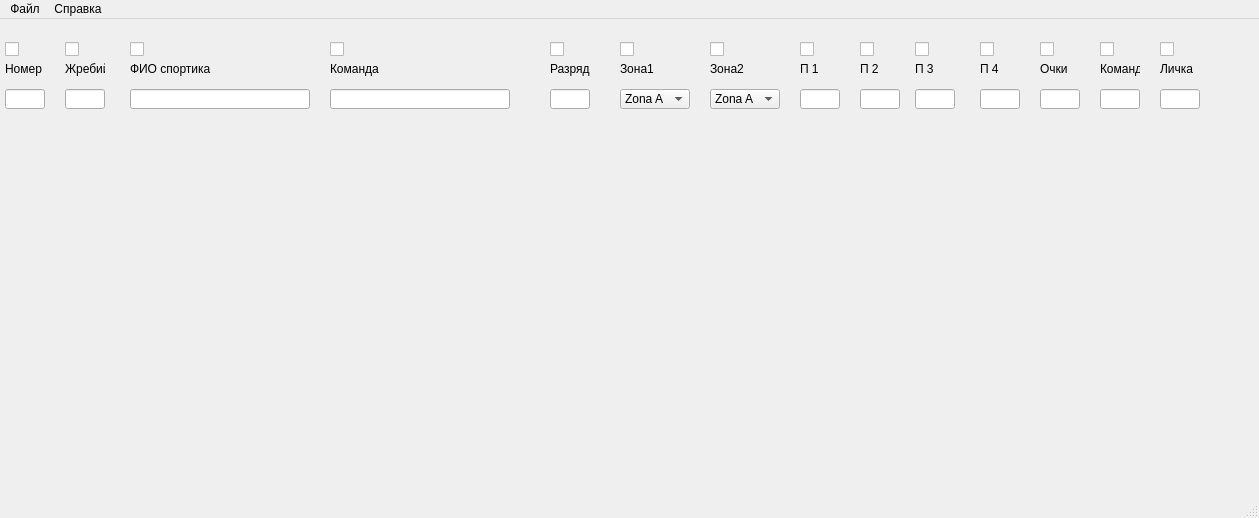
<?xml version="1.0" encoding="UTF-8"?>
<ui version="4.0">
 <class>MainWindow</class>
 <widget class="QMainWindow" name="MainWindow">
  <property name="geometry">
   <rect>
    <x>0</x>
    <y>0</y>
    <width>1259</width>
    <height>518</height>
   </rect>
  </property>
  <property name="windowTitle">
   <string>MainWindow</string>
  </property>
  <widget class="QWidget" name="centralwidget">
   <widget class="QLineEdit" name="Sportik_number_">
    <property name="geometry">
     <rect>
      <x>5</x>
      <y>70</y>
      <width>40</width>
      <height>20</height>
     </rect>
    </property>
   </widget>
   <widget class="QLineEdit" name="Sportik_fio_">
    <property name="geometry">
     <rect>
      <x>130</x>
      <y>70</y>
      <width>180</width>
      <height>20</height>
     </rect>
    </property>
   </widget>
   <widget class="QLineEdit" name="Sportik_period1_">
    <property name="geometry">
     <rect>
      <x>800</x>
      <y>70</y>
      <width>40</width>
      <height>20</height>
     </rect>
    </property>
   </widget>
   <widget class="QLineEdit" name="Sportik_period2_">
    <property name="geometry">
     <rect>
      <x>860</x>
      <y>70</y>
      <width>40</width>
      <height>20</height>
     </rect>
    </property>
   </widget>
   <widget class="QLineEdit" name="Sportik_period3_">
    <property name="geometry">
     <rect>
      <x>915</x>
      <y>70</y>
      <width>40</width>
      <height>20</height>
     </rect>
    </property>
   </widget>
   <widget class="QLineEdit" name="Sportik_period4_">
    <property name="geometry">
     <rect>
      <x>980</x>
      <y>70</y>
      <width>40</width>
      <height>20</height>
     </rect>
    </property>
   </widget>
   <widget class="QComboBox" name="Sportik_zona1_">
    <property name="geometry">
     <rect>
      <x>620</x>
      <y>70</y>
      <width>70</width>
      <height>20</height>
     </rect>
    </property>
    <item>
     <property name="text">
      <string>Zona A</string>
     </property>
    </item>
    <item>
     <property name="text">
      <string>Zona B</string>
     </property>
    </item>
    <item>
     <property name="text">
      <string>Zona C</string>
     </property>
    </item>
   </widget>
   <widget class="QComboBox" name="Sportik_zona2_">
    <property name="geometry">
     <rect>
      <x>710</x>
      <y>70</y>
      <width>70</width>
      <height>20</height>
     </rect>
    </property>
    <item>
     <property name="text">
      <string>Zona A</string>
     </property>
    </item>
    <item>
     <property name="text">
      <string>Zona B</string>
     </property>
    </item>
    <item>
     <property name="text">
      <string>Zona C</string>
     </property>
    </item>
   </widget>
   <widget class="QCheckBox" name="checkBox_number_">
    <property name="geometry">
     <rect>
      <x>5</x>
      <y>20</y>
      <width>40</width>
      <height>20</height>
     </rect>
    </property>
    <property name="sizePolicy">
     <sizepolicy hsizetype="Minimum" vsizetype="Fixed">
      <horstretch>0</horstretch>
      <verstretch>0</verstretch>
     </sizepolicy>
    </property>
    <property name="text">
     <string/>
    </property>
    <property name="checked">
     <bool>false</bool>
    </property>
   </widget>
   <widget class="QCheckBox" name="checkBox_fio_">
    <property name="geometry">
     <rect>
      <x>130</x>
      <y>20</y>
      <width>180</width>
      <height>20</height>
     </rect>
    </property>
    <property name="text">
     <string/>
    </property>
    <property name="checked">
     <bool>false</bool>
    </property>
   </widget>
   <widget class="QCheckBox" name="checkBox_zona1_">
    <property name="geometry">
     <rect>
      <x>620</x>
      <y>20</y>
      <width>70</width>
      <height>20</height>
     </rect>
    </property>
    <property name="text">
     <string/>
    </property>
    <property name="checked">
     <bool>false</bool>
    </property>
   </widget>
   <widget class="QCheckBox" name="checkBox_zona2_">
    <property name="geometry">
     <rect>
      <x>710</x>
      <y>20</y>
      <width>70</width>
      <height>20</height>
     </rect>
    </property>
    <property name="text">
     <string/>
    </property>
    <property name="checked">
     <bool>false</bool>
    </property>
   </widget>
   <widget class="QCheckBox" name="checkBox_period1_">
    <property name="geometry">
     <rect>
      <x>800</x>
      <y>20</y>
      <width>40</width>
      <height>20</height>
     </rect>
    </property>
    <property name="text">
     <string/>
    </property>
    <property name="checked">
     <bool>false</bool>
    </property>
   </widget>
   <widget class="QCheckBox" name="checkBox_period2_">
    <property name="geometry">
     <rect>
      <x>860</x>
      <y>20</y>
      <width>40</width>
      <height>20</height>
     </rect>
    </property>
    <property name="text">
     <string/>
    </property>
    <property name="checked">
     <bool>false</bool>
    </property>
   </widget>
   <widget class="QCheckBox" name="checkBox_period3_">
    <property name="geometry">
     <rect>
      <x>915</x>
      <y>20</y>
      <width>40</width>
      <height>20</height>
     </rect>
    </property>
    <property name="text">
     <string/>
    </property>
    <property name="checked">
     <bool>false</bool>
    </property>
   </widget>
   <widget class="QCheckBox" name="checkBox_period4_">
    <property name="geometry">
     <rect>
      <x>980</x>
      <y>20</y>
      <width>40</width>
      <height>20</height>
     </rect>
    </property>
    <property name="text">
     <string/>
    </property>
    <property name="checked">
     <bool>false</bool>
    </property>
   </widget>
   <widget class="QLineEdit" name="Sportik_points_">
    <property name="geometry">
     <rect>
      <x>1040</x>
      <y>70</y>
      <width>40</width>
      <height>20</height>
     </rect>
    </property>
   </widget>
   <widget class="QLineEdit" name="Sportik_team_place_">
    <property name="geometry">
     <rect>
      <x>1160</x>
      <y>70</y>
      <width>40</width>
      <height>20</height>
     </rect>
    </property>
   </widget>
   <widget class="QCheckBox" name="checkBox_points_">
    <property name="geometry">
     <rect>
      <x>1040</x>
      <y>20</y>
      <width>40</width>
      <height>20</height>
     </rect>
    </property>
    <property name="text">
     <string/>
    </property>
    <property name="checked">
     <bool>false</bool>
    </property>
   </widget>
   <widget class="QCheckBox" name="checkBox_team_place_">
    <property name="geometry">
     <rect>
      <x>1160</x>
      <y>20</y>
      <width>40</width>
      <height>20</height>
     </rect>
    </property>
    <property name="text">
     <string/>
    </property>
    <property name="checked">
     <bool>false</bool>
    </property>
   </widget>
   <widget class="QCheckBox" name="checkBox_team_">
    <property name="geometry">
     <rect>
      <x>330</x>
      <y>20</y>
      <width>180</width>
      <height>20</height>
     </rect>
    </property>
    <property name="text">
     <string/>
    </property>
    <property name="checked">
     <bool>false</bool>
    </property>
   </widget>
   <widget class="QLineEdit" name="Sportik_team_">
    <property name="geometry">
     <rect>
      <x>330</x>
      <y>70</y>
      <width>180</width>
      <height>20</height>
     </rect>
    </property>
   </widget>
   <widget class="QCheckBox" name="checkBox_rank_">
    <property name="geometry">
     <rect>
      <x>550</x>
      <y>20</y>
      <width>40</width>
      <height>20</height>
     </rect>
    </property>
    <property name="text">
     <string/>
    </property>
    <property name="checked">
     <bool>false</bool>
    </property>
   </widget>
   <widget class="QLineEdit" name="Sportik_rank_">
    <property name="geometry">
     <rect>
      <x>550</x>
      <y>70</y>
      <width>40</width>
      <height>20</height>
     </rect>
    </property>
   </widget>
   <widget class="QLineEdit" name="Sportik_lottery_">
    <property name="geometry">
     <rect>
      <x>65</x>
      <y>70</y>
      <width>40</width>
      <height>20</height>
     </rect>
    </property>
   </widget>
   <widget class="QCheckBox" name="checkBox_lottery_">
    <property name="geometry">
     <rect>
      <x>65</x>
      <y>20</y>
      <width>40</width>
      <height>20</height>
     </rect>
    </property>
    <property name="text">
     <string/>
    </property>
    <property name="checked">
     <bool>false</bool>
    </property>
   </widget>
   <widget class="QLabel" name="label_number_">
    <property name="geometry">
     <rect>
      <x>5</x>
      <y>40</y>
      <width>40</width>
      <height>20</height>
     </rect>
    </property>
    <property name="text">
     <string>Номер</string>
    </property>
   </widget>
   <widget class="QLabel" name="label_lottery_">
    <property name="geometry">
     <rect>
      <x>65</x>
      <y>40</y>
      <width>40</width>
      <height>20</height>
     </rect>
    </property>
    <property name="text">
     <string>Жребий</string>
    </property>
   </widget>
   <widget class="QLabel" name="label_fio_">
    <property name="geometry">
     <rect>
      <x>130</x>
      <y>40</y>
      <width>180</width>
      <height>20</height>
     </rect>
    </property>
    <property name="text">
     <string>ФИО спортика</string>
    </property>
   </widget>
   <widget class="QLabel" name="label_team_">
    <property name="geometry">
     <rect>
      <x>330</x>
      <y>40</y>
      <width>180</width>
      <height>20</height>
     </rect>
    </property>
    <property name="text">
     <string>Команда</string>
    </property>
   </widget>
   <widget class="QLabel" name="label_rank_">
    <property name="geometry">
     <rect>
      <x>550</x>
      <y>40</y>
      <width>40</width>
      <height>20</height>
     </rect>
    </property>
    <property name="text">
     <string>Разряд</string>
    </property>
   </widget>
   <widget class="QLabel" name="label_zona1_">
    <property name="geometry">
     <rect>
      <x>620</x>
      <y>40</y>
      <width>70</width>
      <height>20</height>
     </rect>
    </property>
    <property name="text">
     <string>Зона1</string>
    </property>
   </widget>
   <widget class="QLabel" name="label_zona2_">
    <property name="geometry">
     <rect>
      <x>710</x>
      <y>40</y>
      <width>70</width>
      <height>20</height>
     </rect>
    </property>
    <property name="text">
     <string>Зона2</string>
    </property>
   </widget>
   <widget class="QLabel" name="label_period1_">
    <property name="geometry">
     <rect>
      <x>800</x>
      <y>40</y>
      <width>40</width>
      <height>20</height>
     </rect>
    </property>
    <property name="text">
     <string>П 1</string>
    </property>
   </widget>
   <widget class="QLabel" name="label_period2_">
    <property name="geometry">
     <rect>
      <x>860</x>
      <y>40</y>
      <width>40</width>
      <height>20</height>
     </rect>
    </property>
    <property name="text">
     <string>П 2</string>
    </property>
   </widget>
   <widget class="QLabel" name="label_period3_">
    <property name="geometry">
     <rect>
      <x>915</x>
      <y>40</y>
      <width>40</width>
      <height>20</height>
     </rect>
    </property>
    <property name="text">
     <string>П 3</string>
    </property>
   </widget>
   <widget class="QLabel" name="label_period4_">
    <property name="geometry">
     <rect>
      <x>980</x>
      <y>40</y>
      <width>40</width>
      <height>20</height>
     </rect>
    </property>
    <property name="text">
     <string>П 4</string>
    </property>
   </widget>
   <widget class="QLabel" name="label_points_">
    <property name="geometry">
     <rect>
      <x>1040</x>
      <y>40</y>
      <width>40</width>
      <height>20</height>
     </rect>
    </property>
    <property name="text">
     <string>Очки</string>
    </property>
   </widget>
   <widget class="QLabel" name="label_team_place_">
    <property name="geometry">
     <rect>
      <x>1160</x>
      <y>40</y>
      <width>40</width>
      <height>20</height>
     </rect>
    </property>
    <property name="text">
     <string>Личка</string>
    </property>
   </widget>
   <widget class="QLabel" name="label_self_place_">
    <property name="geometry">
     <rect>
      <x>1100</x>
      <y>40</y>
      <width>40</width>
      <height>20</height>
     </rect>
    </property>
    <property name="text">
     <string>Команда</string>
    </property>
   </widget>
   <widget class="QLineEdit" name="Sportik_self_place_">
    <property name="geometry">
     <rect>
      <x>1100</x>
      <y>70</y>
      <width>40</width>
      <height>20</height>
     </rect>
    </property>
   </widget>
   <widget class="QCheckBox" name="checkBox_self_place_">
    <property name="geometry">
     <rect>
      <x>1100</x>
      <y>20</y>
      <width>40</width>
      <height>20</height>
     </rect>
    </property>
    <property name="text">
     <string/>
    </property>
    <property name="checked">
     <bool>false</bool>
    </property>
   </widget>
  </widget>
  <widget class="QMenuBar" name="menubar">
   <property name="geometry">
    <rect>
     <x>0</x>
     <y>0</y>
     <width>1259</width>
     <height>18</height>
    </rect>
   </property>
   <widget class="QMenu" name="MainMenuFile">
    <property name="title">
     <string>Файл</string>
    </property>
    <addaction name="separator"/>
    <addaction name="separator"/>
    <addaction name="separator"/>
   </widget>
   <widget class="QMenu" name="MainMenuAbout">
    <property name="title">
     <string>Справка</string>
    </property>
   </widget>
   <addaction name="MainMenuFile"/>
   <addaction name="MainMenuAbout"/>
  </widget>
  <widget class="QStatusBar" name="statusbar"/>
 </widget>
 <tabstops>
  <tabstop>Sportik_number_</tabstop>
  <tabstop>Sportik_fio_</tabstop>
  <tabstop>Sportik_zona1_</tabstop>
  <tabstop>Sportik_zona2_</tabstop>
  <tabstop>Sportik_period1_</tabstop>
  <tabstop>Sportik_period2_</tabstop>
  <tabstop>Sportik_period3_</tabstop>
  <tabstop>Sportik_period4_</tabstop>
  <tabstop>Sportik_points_</tabstop>
  <tabstop>Sportik_team_place_</tabstop>
  <tabstop>checkBox_zona2_</tabstop>
  <tabstop>checkBox_period1_</tabstop>
  <tabstop>checkBox_period2_</tabstop>
  <tabstop>checkBox_period3_</tabstop>
  <tabstop>checkBox_period4_</tabstop>
  <tabstop>checkBox_number_</tabstop>
  <tabstop>checkBox_fio_</tabstop>
  <tabstop>checkBox_zona1_</tabstop>
  <tabstop>checkBox_points_</tabstop>
  <tabstop>checkBox_team_place_</tabstop>
 </tabstops>
 <resources/>
 <connections/>
</ui>
